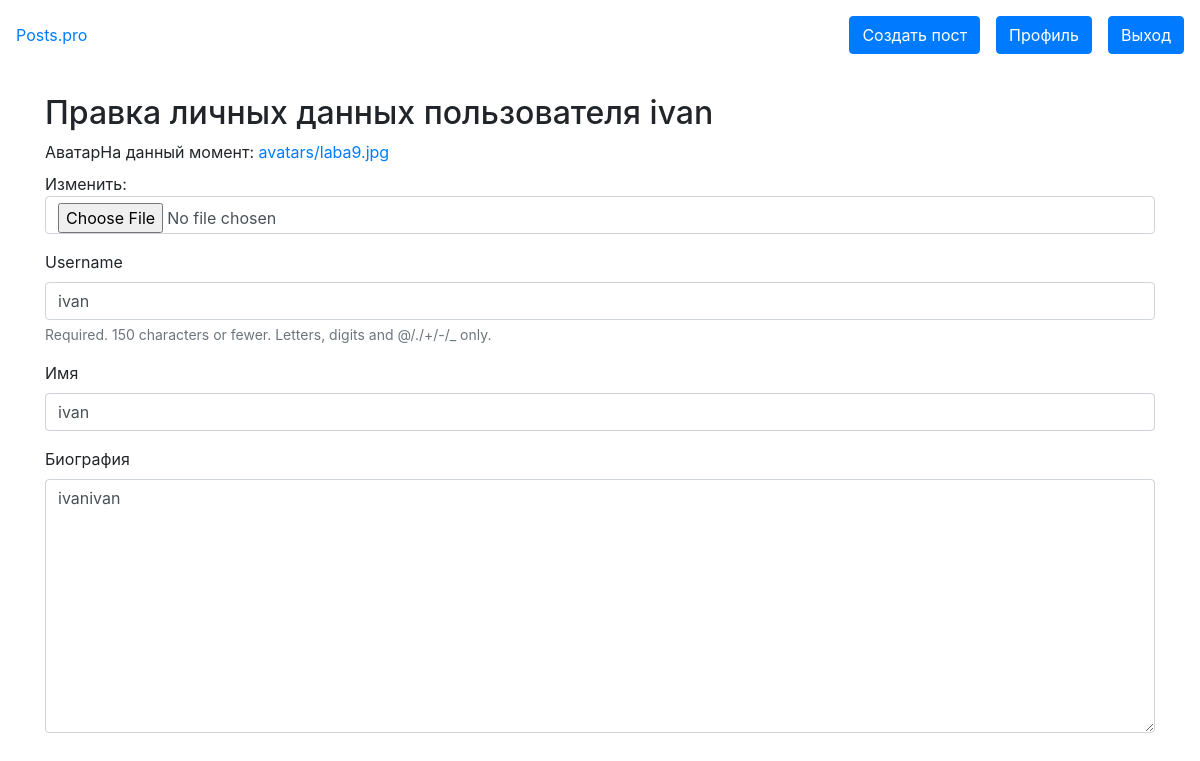
/blog/profile/change/ (signed in), run on the app's committed database.
### blog/models.py (models this page shows, shortened)
class User(AbstractUser):
    name = models.CharField(max_length=100, verbose_name='Имя')
    avatar = models.ImageField(upload_to='avatars/', verbose_name='Аватар')
    bio = models.TextField(verbose_name='Биография')

### blog/views.py (the view)
# urls.py: path('profile/change/', views.ChangeUserInfoView.as_view(), name='profile-change'),
class ChangeUserInfoView(SuccessMessageMixin, LoginRequiredMixin, UpdateView):
    model = User
    template_name = 'blog/change_user_info.html'
    form_class = ChangeUserInfoForm
    success_url = reverse_lazy('profile')
    success_message = 'Личные данные пользователя'
    def dispatch(self, request, *args, **kwargs):
        self.user_id = request.user.pk
        return super().dispatch(request, *args, **kwargs)
    def get_object(self, queryset=None):
        if not queryset:
            queryset = self.get_queryset()
        return get_object_or_404(queryset, pk=self.user_id)

### blog/forms.py
class ChangeUserInfoForm(forms.ModelForm):
   class Meta:
       model = User
       fields = ['avatar', 'username', 'name', 'bio']

### blog/templates/blog/change_user_info.html (shortened to what this page needs)
{% extends "base.html" %}
{% load bootstrap4 %}
{% block content %}
<h2>Правка личных данных пользователя {{ user.username }}</h2>
<form method="post">
    {% bootstrap_form form layout='horizontal' %}
</form>
{% endblock %}

### data on the page
User: username "ivan", name "ivan", bio "ivanivan"
